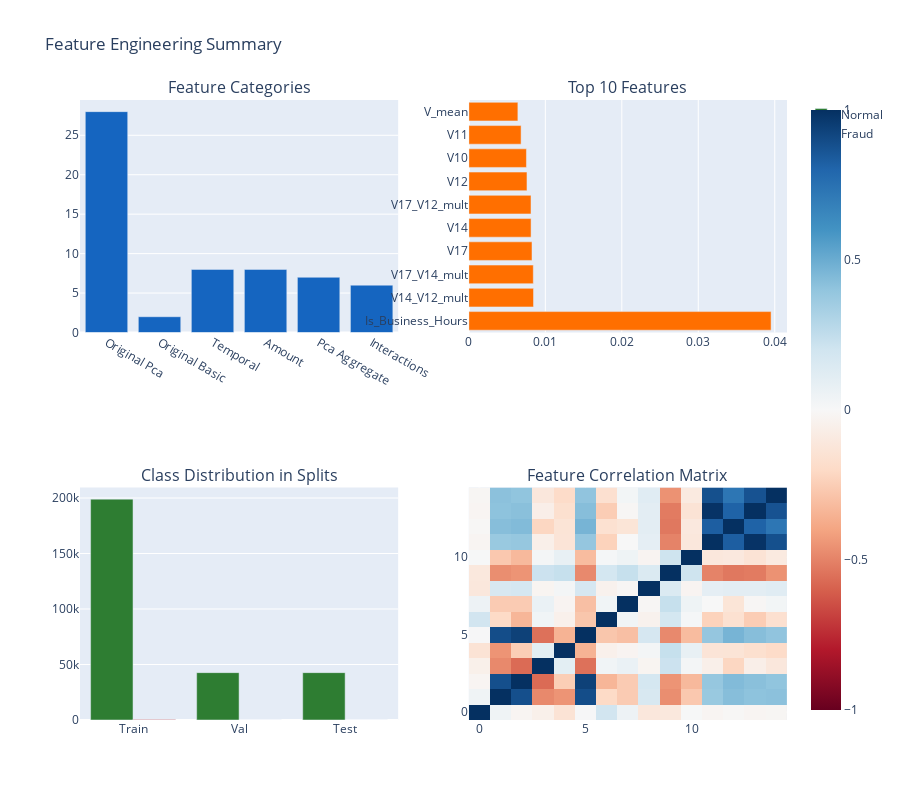

This figure's notebook cell:
### Markdown cell above
## 12. Feature Engineering Summary

### Code cell
# Create summary visualization
fig = make_subplots(
    rows=2, cols=2,
    subplot_titles=('Feature Categories', 'Top 10 Features', 
                   'Class Distribution in Splits', 'Feature Correlation Matrix'),
    specs=[[{'type': 'bar'}, {'type': 'bar'}],
           [{'type': 'bar'}, {'type': 'heatmap'}]]
)

# Feature categories
categories = []
counts = []
for group, features in feature_groups.items():
    available = [f for f in features if f in df_fe.columns]
    if len(available) > 0:
        categories.append(group.replace('_', ' ').title())
        counts.append(len(available))

fig.add_trace(
    go.Bar(x=categories, y=counts, marker_color=COLORS['primary'], showlegend=False),
    row=1, col=1
)

# Top features
top_10 = feature_importance.head(10)
fig.add_trace(
    go.Bar(y=top_10['feature'], x=top_10['mi_score'], 
           orientation='h', marker_color=COLORS['secondary'], showlegend=False),
    row=1, col=2
)

# Class distribution
splits = ['Train', 'Val', 'Test']
fraud_counts = [split_info['train']['fraud'], split_info['val']['fraud'], split_info['test']['fraud']]
normal_counts = [split_info['train']['normal'], split_info['val']['normal'], split_info['test']['normal']]

fig.add_trace(
    go.Bar(name='Normal', x=splits, y=normal_counts, marker_color=COLORS['normal']),
    row=2, col=1
)
fig.add_trace(
    go.Bar(name='Fraud', x=splits, y=fraud_counts, marker_color=COLORS['fraud']),
    row=2, col=1
)

# Feature correlation matrix (sample)
sample_features = top_100_features[:15]
corr_matrix = pd.DataFrame(X_train_scaled[:, :15]).corr()

fig.add_trace(
    go.Heatmap(z=corr_matrix.values, colorscale='RdBu', zmid=0, showscale=True),
    row=2, col=2
)

fig.update_layout(height=800, title_text="Feature Engineering Summary", showlegend=True)
fig.show()

print("\n✅ Feature Engineering Complete!")
print(f"\n📊 Final Summary:")
print(f"  - Total features engineered: {len(df_fe.columns)}")
print(f"  - Features selected for modeling: {len(top_100_features)}")
print(f"  - Training samples (normal only): {len(train_dataset_normal):,}")
print(f"  - Validation samples: {len(val_dataset):,}")
print(f"  - Test samples: {len(test_dataset):,}")
print(f"\n🚀 Ready for model training!")

### Figure 1 — Plotly figure (JSON) as saved in the notebook; plotly's stock layout.template omitted (floating-point values rounded to 4 significant figures; data arrays with more than 128 entries replaced by an {"elided": "..."} marker saying what was removed)
{"data": [{"marker": {"color": "#1565C0"}, "showlegend": false, "type": "bar", "x": ["Original Pca", "Original Basic", "Temporal", "Amount", "Pca Aggregate", "Interactions"], "xaxis": "x", "y": [28, 2, 8, 8, 7, 6], "yaxis": "y"}, {"marker": {"color": "#FF6F00"}, "orientation": "h", "showlegend": false, "type": "bar", "x": [0.03952, 0.008457, 0.008427, 0.008258, 0.008136, 0.008127, 0.007601, 0.00753, 0.006831, 0.006411], "xaxis": "x2", "y": ["Is_Business_Hours", "V14_V12_mult", "V17_V14_mult", "V17", "V14", "V17_V12_mult", "V12", "V10", "V11", "V_mean"], "yaxis": "y2"}, {"marker": {"color": "#2E7D32"}, "name": "Normal", "type": "bar", "x": ["Train", "Val", "Test"], "xaxis": "x3", "y": [198980, 42665, 42670], "yaxis": "y3"}, {"marker": {"color": "#C62828"}, "name": "Fraud", "type": "bar", "x": ["Train", "Val", "Test"], "xaxis": "x3", "y": [384, 56, 52], "yaxis": "y3"}, {"colorscale": [[0, "rgb(103,0,31)"], [0.1, "rgb(178,24,43)"], [0.2, "rgb(214,96,77)"], [0.3, "rgb(244,165,130)"], [0.4, "rgb(253,219,199)"], [0.5, "rgb(247,247,247)"], [0.6, "rgb(209,229,240)"], [0.7, "rgb(146,197,222)"], [0.8, "rgb(67,147,195)"], [0.9, "rgb(33,102,172)"], [1, "rgb(5,48,97)"]], "showscale": true, "type": "heatmap", "xaxis": "x4", "yaxis": "y4", "z": {"elided": "15x15 float values"}, "zmid": 0}], "layout": {"annotations": [{"font": {"size": 16}, "showarrow": false, "text": "Feature Categories", "x": 0.225, "xanchor": "center", "xref": "paper", "y": 1, "yanchor": "bottom", "yref": "paper"}, {"font": {"size": 16}, "showarrow": false, "text": "Top 10 Features", "x": 0.775, "xanchor": "center", "xref": "paper", "y": 1, "yanchor": "bottom", "yref": "paper"}, {"font": {"size": 16}, "showarrow": false, "text": "Class Distribution in Splits", "x": 0.225, "xanchor": "center", "xref": "paper", "y": 0.375, "yanchor": "bottom", "yref": "paper"}, {"font": {"size": 16}, "showarrow": false, "text": "Feature Correlation Matrix", "x": 0.775, "xanchor": "center", "xref": "paper", "y": 0.375, "yanchor": "bottom", "yref": "paper"}], "height": 800, "showlegend": true, "title": {"text": "Feature Engineering Summary"}, "xaxis": {"anchor": "y", "domain": [0, 0.45]}, "xaxis2": {"anchor": "y2", "domain": [0.55, 1]}, "xaxis3": {"anchor": "y3", "domain": [0, 0.45]}, "xaxis4": {"anchor": "y4", "domain": [0.55, 1]}, "yaxis": {"anchor": "x", "domain": [0.625, 1]}, "yaxis2": {"anchor": "x2", "domain": [0.625, 1]}, "yaxis3": {"anchor": "x3", "domain": [0, 0.375]}, "yaxis4": {"anchor": "x4", "domain": [0, 0.375]}}}
